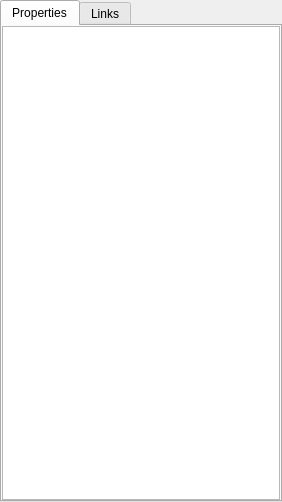
<?xml version="1.0" encoding="UTF-8"?>
<ui version="4.0">
 <class>WModifyTab</class>
 <widget class="QWidget" name="WModifyTab">
  <property name="geometry">
   <rect>
    <x>0</x>
    <y>0</y>
    <width>282</width>
    <height>502</height>
   </rect>
  </property>
  <property name="windowTitle">
   <string>Form</string>
  </property>
  <layout class="QVBoxLayout" name="verticalLayout_5">
   <property name="spacing">
    <number>3</number>
   </property>
   <property name="leftMargin">
    <number>0</number>
   </property>
   <property name="topMargin">
    <number>0</number>
   </property>
   <property name="rightMargin">
    <number>0</number>
   </property>
   <property name="bottomMargin">
    <number>0</number>
   </property>
   <item>
    <widget class="QTabWidget" name="ObjectsTabWidget">
     <property name="currentIndex">
      <number>0</number>
     </property>
     <widget class="QWidget" name="PropertiesTab">
      <attribute name="title">
       <string>Properties</string>
      </attribute>
      <layout class="QVBoxLayout" name="PropertiesLayout">
       <property name="leftMargin">
        <number>0</number>
       </property>
       <property name="topMargin">
        <number>0</number>
       </property>
       <property name="rightMargin">
        <number>0</number>
       </property>
       <property name="bottomMargin">
        <number>0</number>
       </property>
       <item>
        <widget class="CPropertyView" name="PropertyView">
         <property name="font">
          <font>
           <pointsize>10</pointsize>
          </font>
         </property>
         <property name="styleSheet">
          <string notr="true"/>
         </property>
         <property name="editTriggers">
          <set>QAbstractItemView::AllEditTriggers</set>
         </property>
         <property name="alternatingRowColors">
          <bool>true</bool>
         </property>
         <property name="selectionMode">
          <enum>QAbstractItemView::NoSelection</enum>
         </property>
         <property name="verticalScrollMode">
          <enum>QAbstractItemView::ScrollPerPixel</enum>
         </property>
        </widget>
       </item>
      </layout>
     </widget>
     <widget class="QWidget" name="ConnectionsTab">
      <attribute name="title">
       <string>Links</string>
      </attribute>
      <layout class="QVBoxLayout" name="ConnectionsLayout">
       <property name="leftMargin">
        <number>0</number>
       </property>
       <property name="topMargin">
        <number>0</number>
       </property>
       <property name="rightMargin">
        <number>0</number>
       </property>
       <property name="bottomMargin">
        <number>0</number>
       </property>
       <item>
        <widget class="QScrollArea" name="ConnectionsScrollArea">
         <property name="frameShape">
          <enum>QFrame::NoFrame</enum>
         </property>
         <property name="widgetResizable">
          <bool>true</bool>
         </property>
         <widget class="QWidget" name="ConnectionsScrollContents">
          <property name="geometry">
           <rect>
            <x>0</x>
            <y>0</y>
            <width>278</width>
            <height>475</height>
           </rect>
          </property>
          <layout class="QVBoxLayout" name="verticalLayout">
           <item>
            <widget class="QGroupBox" name="OutLinksGroup">
             <property name="sizePolicy">
              <sizepolicy hsizetype="Preferred" vsizetype="Preferred">
               <horstretch>0</horstretch>
               <verstretch>1</verstretch>
              </sizepolicy>
             </property>
             <property name="title">
              <string>Outgoing</string>
             </property>
             <layout class="QVBoxLayout" name="verticalLayout_3">
              <item>
               <widget class="QTableView" name="OutLinksTableView">
                <property name="sizeAdjustPolicy">
                 <enum>QAbstractScrollArea::AdjustIgnored</enum>
                </property>
                <property name="editTriggers">
                 <set>QAbstractItemView::NoEditTriggers</set>
                </property>
                <property name="selectionBehavior">
                 <enum>QAbstractItemView::SelectRows</enum>
                </property>
                <property name="verticalScrollMode">
                 <enum>QAbstractItemView::ScrollPerPixel</enum>
                </property>
                <property name="horizontalScrollMode">
                 <enum>QAbstractItemView::ScrollPerPixel</enum>
                </property>
                <attribute name="horizontalHeaderDefaultSectionSize">
                 <number>75</number>
                </attribute>
                <attribute name="horizontalHeaderStretchLastSection">
                 <bool>false</bool>
                </attribute>
                <attribute name="verticalHeaderDefaultSectionSize">
                 <number>21</number>
                </attribute>
               </widget>
              </item>
              <item>
               <layout class="QHBoxLayout" name="horizontalLayout">
                <item>
                 <widget class="QToolButton" name="AddOutgoingConnectionToolButton">
                  <property name="sizePolicy">
                   <sizepolicy hsizetype="Fixed" vsizetype="Fixed">
                    <horstretch>0</horstretch>
                    <verstretch>0</verstretch>
                   </sizepolicy>
                  </property>
                  <property name="focusPolicy">
                   <enum>Qt::StrongFocus</enum>
                  </property>
                  <property name="toolTip">
                   <string>New Link</string>
                  </property>
                  <property name="text">
                   <string/>
                  </property>
                  <property name="icon">
                   <iconset resource="../Icons.qrc">
                    <normaloff>:/icons/Plus.svg</normaloff>:/icons/Plus.svg</iconset>
                  </property>
                  <property name="popupMode">
                   <enum>QToolButton::InstantPopup</enum>
                  </property>
                  <property name="arrowType">
                   <enum>Qt::NoArrow</enum>
                  </property>
                 </widget>
                </item>
                <item>
                 <widget class="QToolButton" name="EditOutgoingConnectionButton">
                  <property name="enabled">
                   <bool>false</bool>
                  </property>
                  <property name="focusPolicy">
                   <enum>Qt::StrongFocus</enum>
                  </property>
                  <property name="toolTip">
                   <string>Edit Link</string>
                  </property>
                  <property name="text">
                   <string/>
                  </property>
                  <property name="icon">
                   <iconset resource="../Icons.qrc">
                    <normaloff>:/icons/Edit_16px.svg</normaloff>:/icons/Edit_16px.svg</iconset>
                  </property>
                 </widget>
                </item>
                <item>
                 <spacer name="OutgoingButtonsSpacer">
                  <property name="orientation">
                   <enum>Qt::Horizontal</enum>
                  </property>
                  <property name="sizeHint" stdset="0">
                   <size>
                    <width>40</width>
                    <height>20</height>
                   </size>
                  </property>
                 </spacer>
                </item>
                <item>
                 <widget class="QToolButton" name="DeleteOutgoingConnectionButton">
                  <property name="enabled">
                   <bool>false</bool>
                  </property>
                  <property name="focusPolicy">
                   <enum>Qt::StrongFocus</enum>
                  </property>
                  <property name="toolTip">
                   <string>Delete Link</string>
                  </property>
                  <property name="text">
                   <string/>
                  </property>
                  <property name="icon">
                   <iconset resource="../Icons.qrc">
                    <normaloff>:/icons/Minus v2.svg</normaloff>:/icons/Minus v2.svg</iconset>
                  </property>
                 </widget>
                </item>
               </layout>
              </item>
             </layout>
            </widget>
           </item>
           <item>
            <widget class="QGroupBox" name="InLinksGroup">
             <property name="sizePolicy">
              <sizepolicy hsizetype="Preferred" vsizetype="Preferred">
               <horstretch>0</horstretch>
               <verstretch>1</verstretch>
              </sizepolicy>
             </property>
             <property name="title">
              <string>Incoming</string>
             </property>
             <layout class="QVBoxLayout" name="verticalLayout_2">
              <item>
               <widget class="QTableView" name="InLinksTableView">
                <property name="editTriggers">
                 <set>QAbstractItemView::NoEditTriggers</set>
                </property>
                <property name="selectionBehavior">
                 <enum>QAbstractItemView::SelectRows</enum>
                </property>
                <property name="verticalScrollMode">
                 <enum>QAbstractItemView::ScrollPerPixel</enum>
                </property>
                <property name="horizontalScrollMode">
                 <enum>QAbstractItemView::ScrollPerPixel</enum>
                </property>
                <attribute name="horizontalHeaderDefaultSectionSize">
                 <number>75</number>
                </attribute>
                <attribute name="verticalHeaderDefaultSectionSize">
                 <number>21</number>
                </attribute>
               </widget>
              </item>
              <item>
               <layout class="QHBoxLayout" name="horizontalLayout_2">
                <item>
                 <widget class="QToolButton" name="AddIncomingConnectionToolButton">
                  <property name="sizePolicy">
                   <sizepolicy hsizetype="Fixed" vsizetype="Fixed">
                    <horstretch>0</horstretch>
                    <verstretch>0</verstretch>
                   </sizepolicy>
                  </property>
                  <property name="focusPolicy">
                   <enum>Qt::StrongFocus</enum>
                  </property>
                  <property name="toolTip">
                   <string>New Link</string>
                  </property>
                  <property name="text">
                   <string/>
                  </property>
                  <property name="icon">
                   <iconset resource="../Icons.qrc">
                    <normaloff>:/icons/Plus.svg</normaloff>:/icons/Plus.svg</iconset>
                  </property>
                  <property name="popupMode">
                   <enum>QToolButton::InstantPopup</enum>
                  </property>
                 </widget>
                </item>
                <item>
                 <widget class="QToolButton" name="EditIncomingConnectionButton">
                  <property name="enabled">
                   <bool>false</bool>
                  </property>
                  <property name="focusPolicy">
                   <enum>Qt::StrongFocus</enum>
                  </property>
                  <property name="toolTip">
                   <string>Edit Link</string>
                  </property>
                  <property name="text">
                   <string/>
                  </property>
                  <property name="icon">
                   <iconset resource="../Icons.qrc">
                    <normaloff>:/icons/Edit_16px.svg</normaloff>:/icons/Edit_16px.svg</iconset>
                  </property>
                 </widget>
                </item>
                <item>
                 <spacer name="IncomingButtonsSpacer">
                  <property name="orientation">
                   <enum>Qt::Horizontal</enum>
                  </property>
                  <property name="sizeHint" stdset="0">
                   <size>
                    <width>40</width>
                    <height>20</height>
                   </size>
                  </property>
                 </spacer>
                </item>
                <item>
                 <widget class="QToolButton" name="DeleteIncomingConnectionButton">
                  <property name="enabled">
                   <bool>false</bool>
                  </property>
                  <property name="focusPolicy">
                   <enum>Qt::StrongFocus</enum>
                  </property>
                  <property name="toolTip">
                   <string>Delete Link</string>
                  </property>
                  <property name="text">
                   <string/>
                  </property>
                  <property name="icon">
                   <iconset resource="../Icons.qrc">
                    <normaloff>:/icons/Minus v2.svg</normaloff>:/icons/Minus v2.svg</iconset>
                  </property>
                 </widget>
                </item>
               </layout>
              </item>
             </layout>
            </widget>
           </item>
          </layout>
         </widget>
        </widget>
       </item>
      </layout>
     </widget>
    </widget>
   </item>
  </layout>
 </widget>
 <customwidgets>
  <customwidget>
   <class>CPropertyView</class>
   <extends>QTreeView</extends>
   <header>Editor/PropertyEdit/CPropertyView.h</header>
  </customwidget>
 </customwidgets>
 <resources>
  <include location="../Icons.qrc"/>
 </resources>
 <connections/>
</ui>
